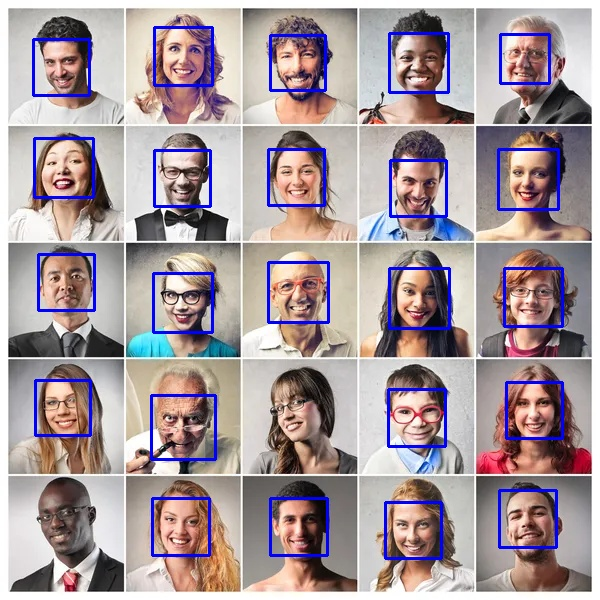
#> input picture faces.jpg, 600 x 600 px, found by its file name
$ python 24-Chapter_24.py
#> lines starting #> are read from the running program, lines starting #| are printed output that depends on the picture; after the words box and inside, x2 and y2 are one past the last pixel; in counts of white or black regions, pixels touching at a corner belong together

## Face detection in images

import cv2 as cv
from cv2 import cvtColor
face_cascade = cv.CascadeClassifier('resources/haarcascade_frontalface_default.xml')

img = cv.imread("resources/faces.jpg")
#> img is the input picture: shape (600, 600, 3); mean B, G, R 157.6, 152.9, 167
gray_img = cv.cvtColor(img, cv.COLOR_BGR2GRAY)
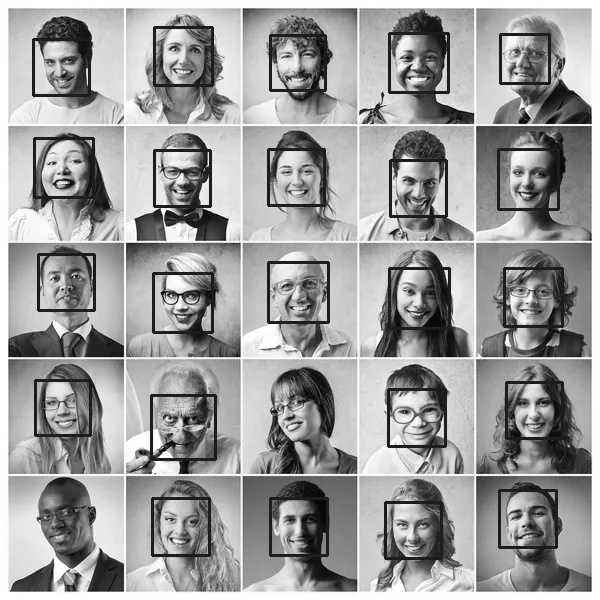
#> gray_img: shape (600, 600); min 0, max 255, mean 157.7
faces = face_cascade.detectMultiScale(gray_img, 1.1, 4)
#> faces = 24 rows, first 6: [270, 150, 54, 54], [506, 383, 55, 55], [33, 40, 54, 54], [36, 380, 54, 54], [271, 498, 55, 55], [385, 503, 55, 55]

# draw a rectangle

for (x,y,w,h) in faces:
    cv.rectangle(img, (x,y), (x+w, y+h), (255,0,0), 2)
#> this loop made 24 passes
#> (x, y, w, h) on passes 1 to 12: (270, 150, 54, 54), (506, 383, 55, 55), (33, 40, 54, 54), (36, 380, 54, 54), (271, 498, 55, 55), (385, 503, 55, 55), (154, 27, 56, 56), (499, 34, 49, 49), (390, 34, 56, 56), (156, 152, 53, 53), (498, 150, 58, 58), (271, 263, 56, 56)
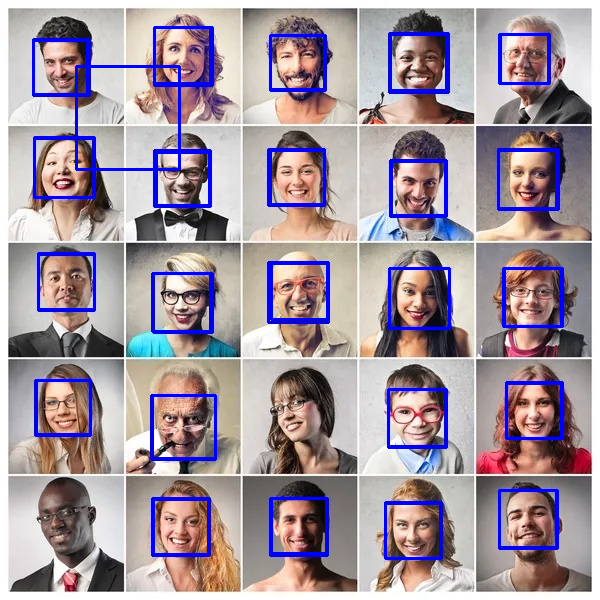
#> img: shape (600, 600, 3); 4.59% of pixels changed, all inside (x1, y1, x2, y2) = (32, 26, 563, 560)

cv.imshow('Image', img)
cv.imwrite('resources/faces.jpg', img)

cv.waitKey(0)
cv.destroyAllWindows()

$ run again, with image.JPG copied over faces.jpg
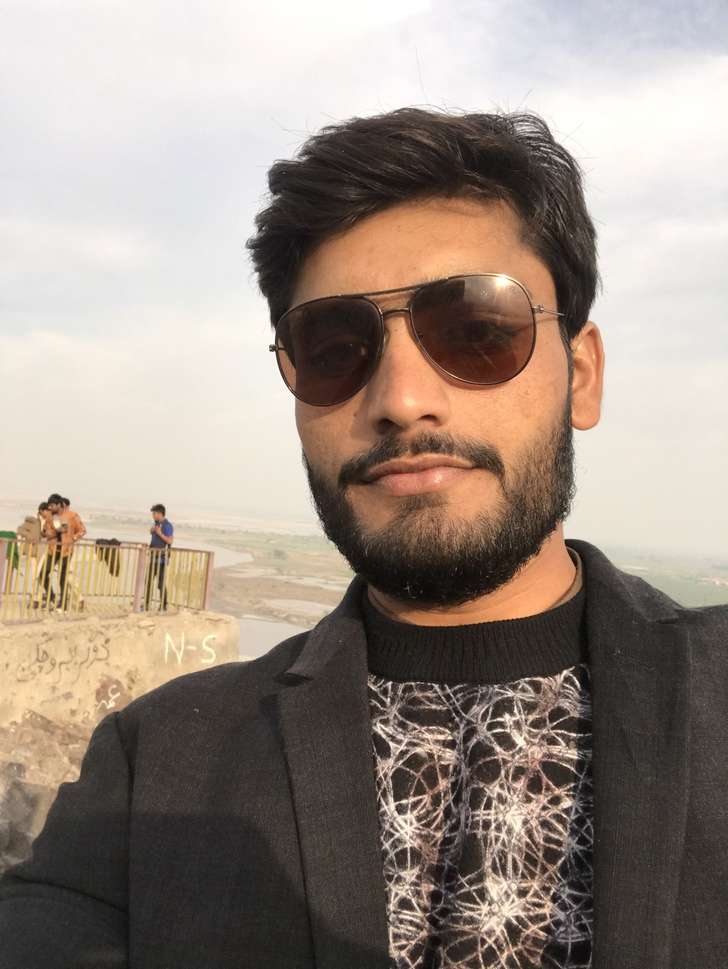
#> input picture image.JPG, 728 x 969 px, shrunk from 2320 x 3088 before the run, found by its file name
#> img is the input picture: shape (969, 728, 3); mean B, G, R 132.2, 142.5, 155.5
#> `gray_img = cv.cvtColor(img, cv.COLOR_BGR2GRAY)`:
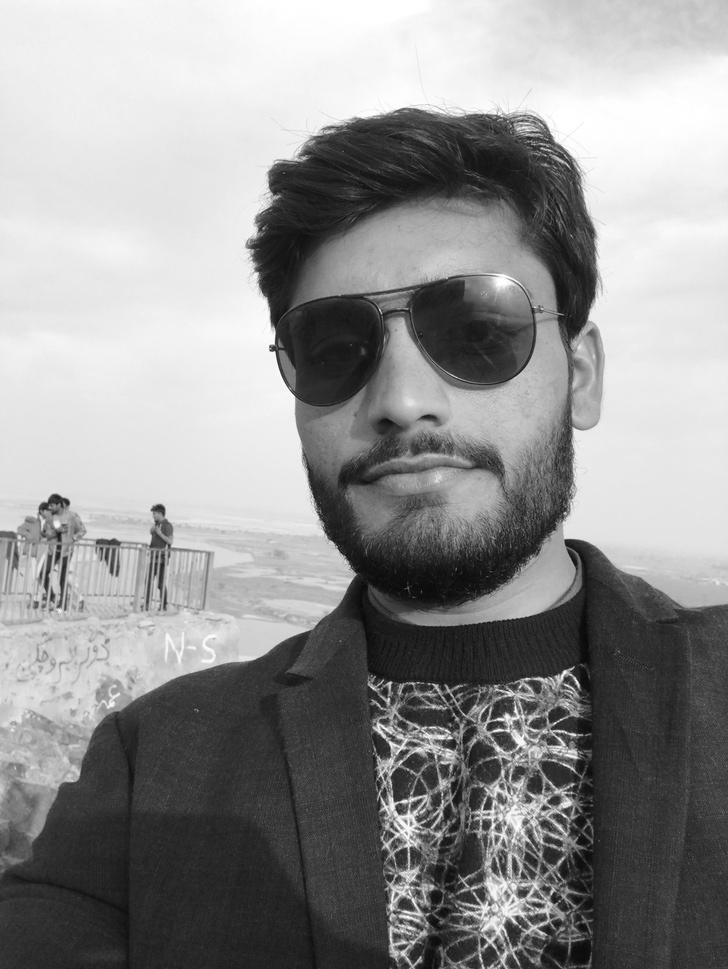
#> gray_img: shape (969, 728); min 8, max 255, mean 145.2
#> faces = [[211, 189, 398, 398]]
#> the loop `for (x,y,w,h) in faces:` made 1 pass
#> after the loop `for (x,y,w,h) in faces:`:
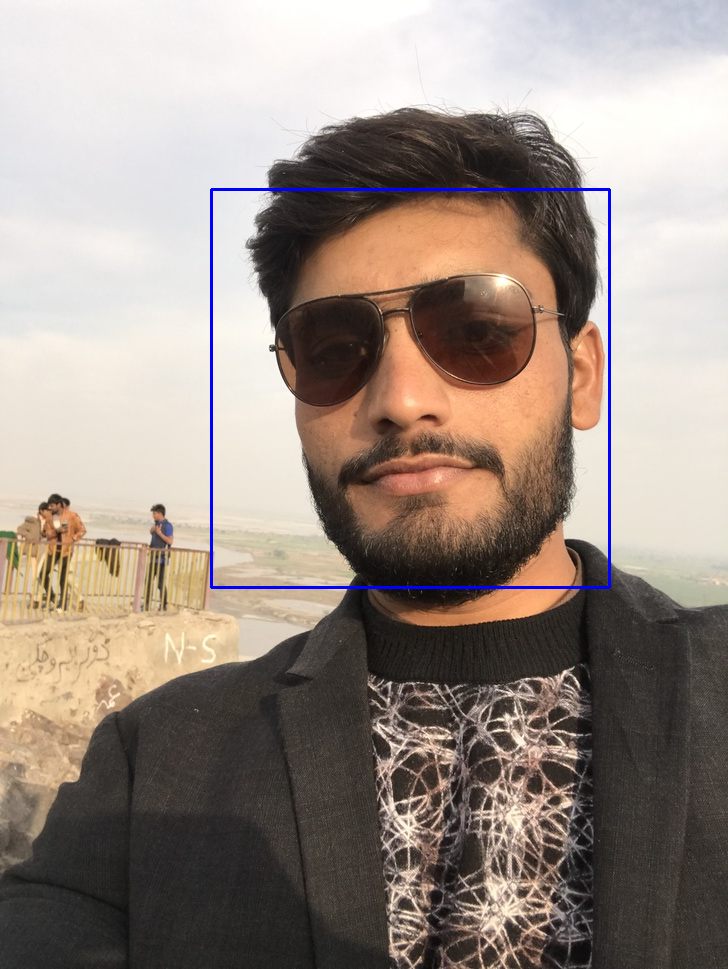
#> img: shape (969, 728, 3); 0.68% of pixels changed, all inside (x1, y1, x2, y2) = (210, 188, 611, 589)
